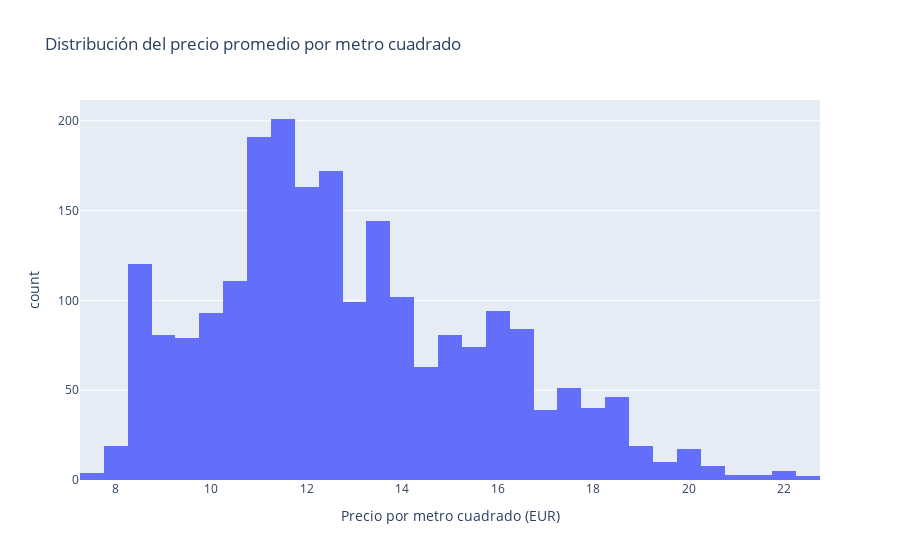

The notebook cell saved with this chart:
### Code cell
# 1. Distribución del precio promedio por metro cuadrado (m2_price)
fig1 = px.histogram(
    data,
    x="m2_price",
    nbins=50,
    title="Distribución del precio promedio por metro cuadrado",
    labels={"m2_price": "Precio por metro cuadrado (EUR)"},
)
fig1.show()

### Figure 1 — Plotly figure (JSON) as saved in the notebook; plotly's stock layout.template omitted (floating-point values rounded to 4 significant figures; data arrays with more than 128 entries replaced by an {"elided": "..."} marker saying what was removed)
{"data": [{"alignmentgroup": "True", "bingroup": "x", "hovertemplate": "Precio por metro cuadrado (EUR)=%{x}<br>count=%{y}<extra></extra>", "legendgroup": "", "marker": {"color": "#636efa", "pattern": {"shape": ""}}, "name": "", "nbinsx": 50, "offsetgroup": "", "orientation": "v", "showlegend": false, "type": "histogram", "x": {"elided": "2218 float values"}, "xaxis": "x", "yaxis": "y"}], "layout": {"barmode": "relative", "legend": {"tracegroupgap": 0}, "title": {"text": "Distribución del precio promedio por metro cuadrado"}, "xaxis": {"anchor": "y", "domain": [0, 1], "title": {"text": "Precio por metro cuadrado (EUR)"}}, "yaxis": {"anchor": "x", "domain": [0, 1], "title": {"text": "count"}}}}
